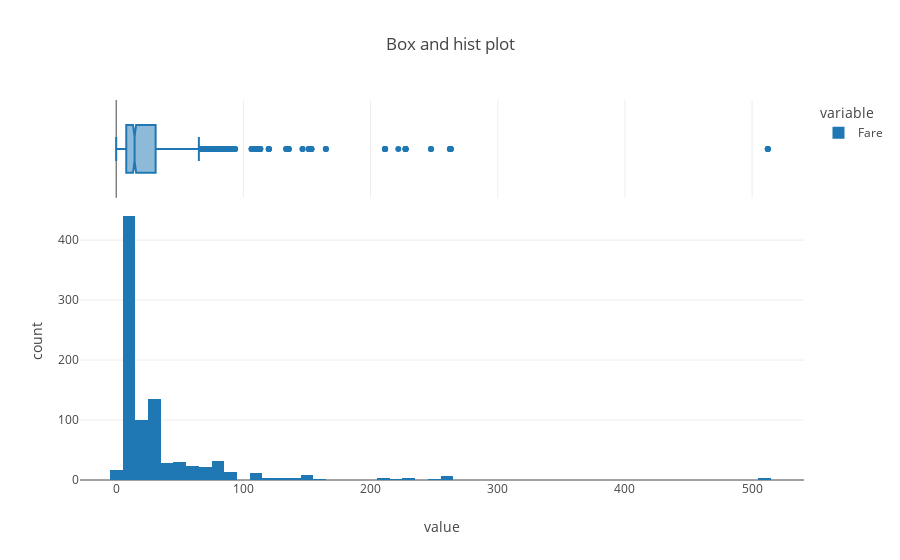

The cell this chart's notebook holds for it:
### Code cell
px.histogram(df['Fare'],marginal = 'box',title = "Box and hist plot",template = 'none')

### Figure 1 — Plotly figure (JSON) as saved in the notebook; plotly's stock layout.template omitted (floating-point values rounded to 4 significant figures; data arrays with more than 128 entries replaced by an {"elided": "..."} marker saying what was removed)
{"data": [{"alignmentgroup": "True", "bingroup": "x", "hovertemplate": "variable=Fare<br>value=%{x}<br>count=%{y}<extra></extra>", "legendgroup": "Fare", "marker": {"color": "#1F77B4", "pattern": {"shape": ""}}, "name": "Fare", "offsetgroup": "Fare", "orientation": "v", "showlegend": true, "type": "histogram", "x": {"elided": "891 float values"}, "xaxis": "x", "yaxis": "y"}, {"alignmentgroup": "True", "hovertemplate": "variable=Fare<br>value=%{x}<extra></extra>", "legendgroup": "Fare", "marker": {"color": "#1F77B4"}, "name": "Fare", "notched": true, "offsetgroup": "Fare", "showlegend": false, "type": "box", "x": {"elided": "891 float values"}, "xaxis": "x2", "yaxis": "y2"}], "layout": {"barmode": "relative", "legend": {"title": {"text": "variable"}, "tracegroupgap": 0}, "title": {"text": "Box and hist plot"}, "xaxis": {"anchor": "y", "domain": [0, 1], "title": {"text": "value"}}, "xaxis2": {"anchor": "y2", "domain": [0, 1], "matches": "x", "showgrid": true, "showticklabels": false}, "yaxis": {"anchor": "x", "domain": [0, 0.7326], "title": {"text": "count"}}, "yaxis2": {"anchor": "x2", "domain": [0.7426, 1], "matches": "y2", "showgrid": false, "showline": false, "showticklabels": false, "ticks": ""}}}
